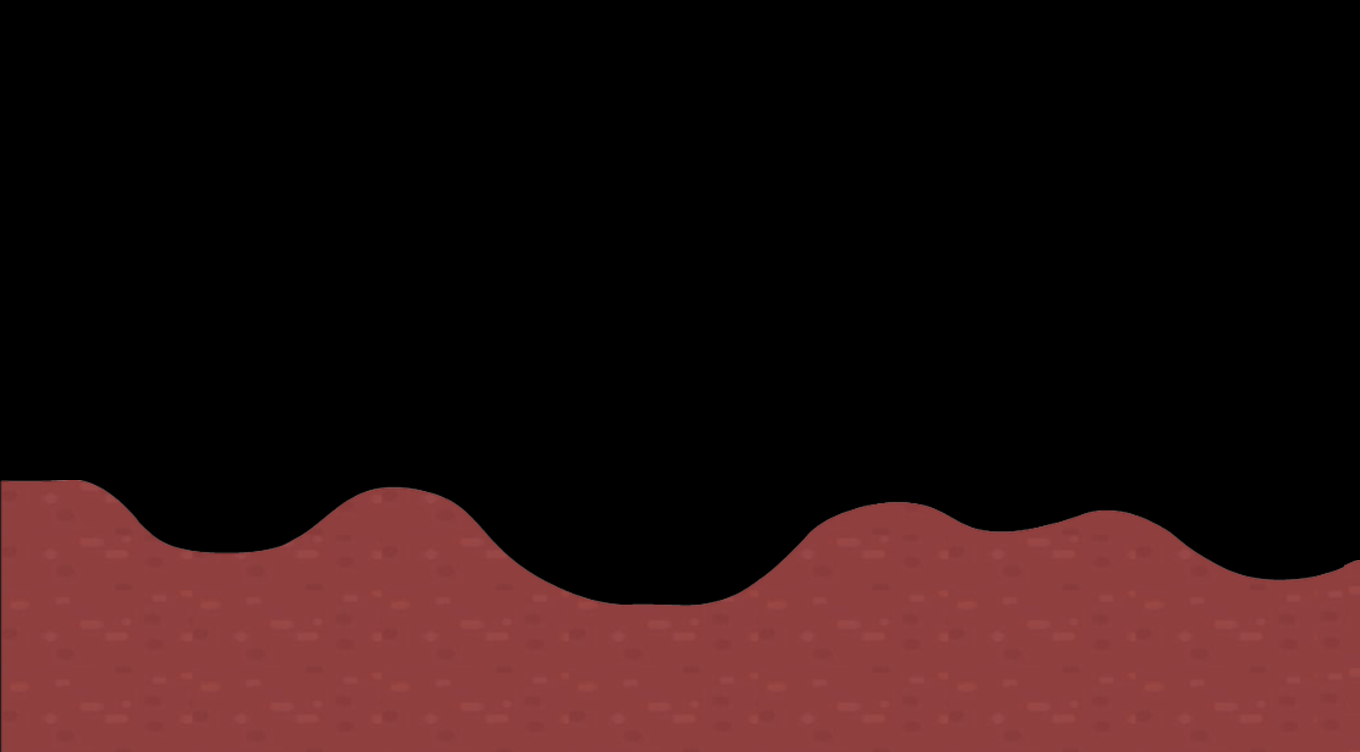

A 2D game scene composited from a Tiled map and its tileset images. What follows is a short description and the map's XML, with each tile layer's data collapsed to a summary:
An orthogonal 85x47 tile map with 16x16 px tiles, 1 tile layer (Tile Layer 1).

<map version="1.9" tiledversion="1.9.2" orientation="orthogonal" renderorder="right-down" width="85" height="47" tilewidth="16" tileheight="16" infinite="0" nextlayerid="3" nextobjectid="1">
 <tileset firstgid="1" source="myground.tsx" />
 <layer id="1" name="Tile Layer 1" width="85" height="47">
  <data>[3995 cells, 1440 non-empty, 1428 distinct tile ids]</data>
 </layer>
 <objectgroup id="2" name="Background" />
</map>
